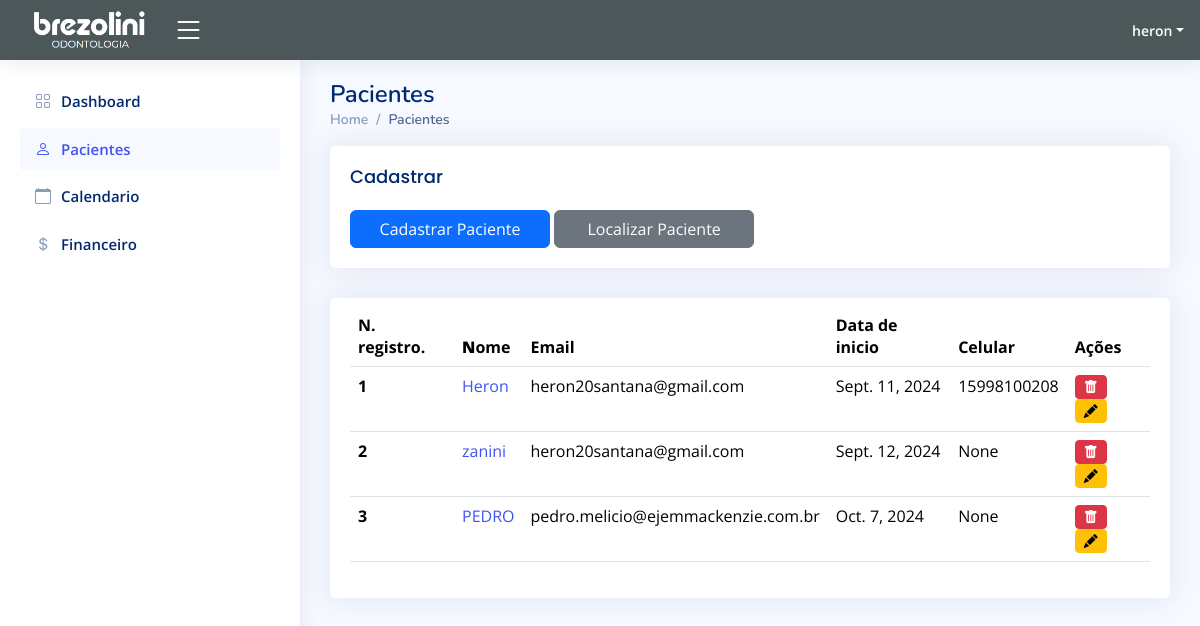
The app's page /pacientes (signed in), older data.
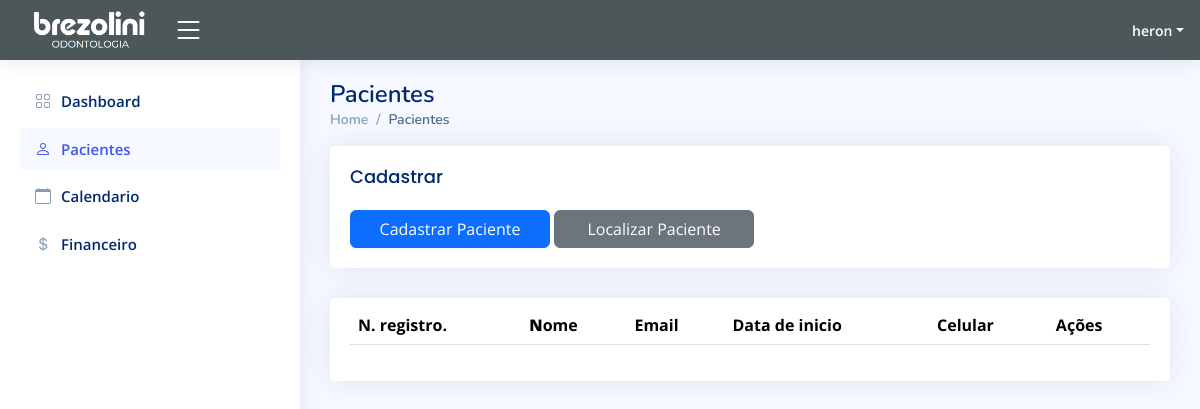
The same page, newer data.
### app/models.py (models this page shows, shortened)
class Paciente(models.Model):
    Nome = models.CharField(max_length=100, blank=False, null=True)
    Email = models.CharField(max_length=100, blank=False, null=True)
    Data_cadastro = models.DateField(blank=False, null=True)
    Data_Nascimento = models.DateField(blank=False, null=True)
    Estado_civil = models.CharField(max_length=100, blank=False, null=True)
    Grupo = models.CharField(max_length=100, blank=False, null=True)
    Situacao_atual = models.CharField(max_length=100, blank=False, null=True)
    observacoes= models.CharField(max_length=256, blank=False, null=True)
    genero = models.CharField(max_length=100, blank=False, null=True)
    celular = models.CharField(max_length=20, blank=False, null=True)
    clinica = models.CharField(max_length=100, blank=False, null=True)
    local_nascimento = models.CharField(max_length=100, blank=False, null=True)
    CPF = models.CharField(max_length=100, blank=False, null=True)
    RG = models.CharField(max_length=100, blank=False, null=True)
    Orgao_emissor = models.CharField(max_length=100, blank=False, null=True)
    Convenio = models.CharField(max_length=100, blank=False, null=True)
    Plano = models.CharField(max_length=100, blank=False, null=True)
    Data_adesao = models.DateField(blank=False, null=True)
    Nome_pai = models.CharField(max_length=100, blank=True, null=True)
    CPF_pai = models.CharField(max_length=100, blank=True, null=True)
    RG_pai = models.CharField(max_length=100, blank=True, null=True)
    Telefone_pai = models.CharField(max_length=100, blank=True, null=True)
    Nome_mae = models.CharField(max_length=100, blank=True, null=True)
    Cpf_mae = models.CharField(max_length=100, blank=True, null=True)
    Rg_mae = models.CharField(max_length=100, blank=True, null=True)
    Telefone_mae=models.CharField(max_length=100, blank=True, null=True)
    CEP=models.IntegerField(blank=False, null=True)
    Endereco = models.CharField(max_length=100, blank=False, null=True)
    Numero = models.IntegerField(blank=False, null=True)
    Complemento = models.CharField(max_length=100, blank=False, null=True)
    Bairro = models.CharField(max_length=100, blank=False, null=True)
    Cidade = models.CharField(max_length=100, blank=False, null=True)
    Estado = models.CharField(max_length=100, blank=False, null=True)

### app/views.py (the view)
# urls.py: path("pacientes", views.pacientes, name="pacientes"),
@login_required(login_url="/")
def pacientes(request):
    pacientes = Paciente.objects.all()
    return render(request, 'frontend/pacientes.html', {'pacientes': pacientes})

### app/templates/frontend/pacientes.html (shortened to what this page needs)
<html lang="en">
{% load static %}
<head>
  <link href="{% static "vendor/bootstrap/css/bootstrap.min.css" %}" rel="stylesheet">
  <link href="{% static "vendor/bootstrap-icons/bootstrap-icons.css" %}" rel="stylesheet">
  <link href="{% static "vendor/boxicons/css/boxicons.min.css" %}" rel="stylesheet">
  <link href="{% static "vendor/quill/quill.snow.css" %}" rel="stylesheet">
  <link href="{% static "vendor/quill/quill.bubble.css" %}" rel="stylesheet">
  <link href="{% static "vendor/remixicon/remixicon.css" %}" rel="stylesheet">
  <link href="{% static "vendor/simple-datatables/style.css" %}" rel="stylesheet">
  <link href="{% static "css/style.css" %}" rel="stylesheet">
</head>
<body>
  <header id="header" class="header fixed-top d-flex align-items-center" style="background-color:rgb(76, 87, 90);">
    <div class="d-flex align-items-center justify-content-between" >
      <a href="index" class="d-flex align-items-center">
        <img src="{% static "img/brezoliniodontologia.PNG" %}" height="50px">
      </a>
      <i class="bi bi-list toggle-sidebar-btn"></i>
    </div>
    <nav class="header-nav ms-auto">
      <ul class="d-flex align-items-center">
        <li class="nav-item dropdown pe-3">
          <a class="nav-link nav-profile d-flex align-items-center pe-0" href="#" data-bs-toggle="dropdown">
            <span class="d-none d-md-block dropdown-toggle ps-2" style="color: white;">{{ user.username }}</span>
          </a>
        </li>
      </ul>
    </nav>
  </header>
  <aside id="sidebar" class="sidebar">
    <ul class="sidebar-nav" id="sidebar-nav">
      <li class="nav-item ">
        <a class="nav-link collapsed" href="index">
          <i class="bi bi-grid"></i>
          <span>Dashboard</span>
        </a>
      </li>
      <li class="nav-item">
        <a class="nav-link " href="pacientes">
          <i class="bi bi-person"></i>
          <span>Pacientes</span>
        </a>
      </li>
      <li class="nav-item">
        <a class="nav-link collapsed" href="calendario">
          <i class="bi bi-calendar"></i>
          <span>Calendario</span>
        </a>
      </li>
      <li class="nav-item">
        <a class="nav-link collapsed" href="financeiro">
          <i class="bi bi-currency-dollar"></i>
          <span>Financeiro</span>
        </a>
      </li>
    </ul>
  </aside>
  <main id="main" class="main">
    <div class="pagetitle">
      <h1>Pacientes</h1>
      <nav>
        <ol class="breadcrumb">
          <li class="breadcrumb-item"><a href="index">Home</a></li>
          <li class="breadcrumb-item active">Pacientes</li>
        </ol>
      </nav>
    </div>
    <section class="section">
        <div class="row">
          <div class="col-lg-12">
            <div class="card">
                <div class="card-body">
                <h5 class="card-title">Cadastrar</h5>
                <a href="cadastrar_paciente"> <button type="button" class="btn btn-primary w-25">Cadastrar Paciente</button></a>
                <button type="button" class="btn btn-secondary w-25">Localizar Paciente</button>
            </div>
            </div>
            <div class="card">
              <div class="card-body">
                <table class="table datatable">
                  <thead>
                    <tr>
                      <th>N. registro.</th>
                      <th>
                        <b>N</b>ome
                      </th>
                      <th>Email</th>
                      <th data-type="date" data-format="YYYY/DD/MM">Data de inicio</th>
                      <th>Celular</th>
                      <th>Ações</th>
                    </tr>
                  </thead>
                  <tbody>
                    {% for paciente in pacientes %}
                    <tr>
                        <th scope="row">{{ paciente.id }}</th>
                        <td><a href="{% url 'pagina_paciente' paciente_id=paciente.id %}">{{ paciente.Nome }}</a></td>
                        <td>
                          {{ paciente.Email }}
                        </td>
                        <td>
                          {{ paciente.Data_cadastro }}
                        </td>
                        <td>{{ paciente.celular }}</td>
                        <td>
                            <a href="{% url 'delete_paciente' paciente_id=paciente.id %}" class="btn btn-danger btn-sm">
                                <i class="bi bi-trash-fill"></i>
                            </a>
                            <a href="{% url 'update_paciente' paciente_id=paciente.id %}" class="btn btn-warning btn-sm">
                              <i class="bi bi-pencil-fill"></i>
                          </a>
                        </td>
                    </tr>
                    {% endfor %}
                  </tbody>
                </table>
              </div>
            </div>
          </div>
        </div>
      </section>
  </main>
</body>
</html>

### app/static/css/style.css (style rules this page uses)
:root { scroll-behavior: smooth; }
body { font-family: "Open Sans", sans-serif; background: #f6f9ff; color: #444444; }
a { color: #4154f1; text-decoration: none; }
h1, h2, h3, h4, h5, h6 { font-family: "Nunito", sans-serif; }
#main { margin-top: 60px; padding: 20px 30px; transition: all 0.3s; }
.pagetitle { margin-bottom: 10px; }
.pagetitle h1 { font-size: 24px; margin-bottom: 0; font-weight: 600; color: #012970; }
.card { margin-bottom: 30px; border: none; border-radius: 5px; box-shadow: 0px 0 30px rgba(1, 41, 112, 0.1); }
.card-title { padding: 20px 0 15px 0; font-size: 18px; font-weight: 500; color: #012970; font-family: "Poppins", sans-serif; }
.card-body { padding: 0 20px 20px 20px; }
.breadcrumb { font-size: 14px; font-family: "Nunito", sans-serif; color: #899bbd; font-weight: 600; }
.breadcrumb a { color: #899bbd; transition: 0.3s; }
.breadcrumb .breadcrumb-item::before { color: #899bbd; }
.breadcrumb .active { color: #51678f; font-weight: 600; }
.header { transition: all 0.5s; z-index: 997; height: 60px; box-shadow: 0px 2px 20px rgba(1, 41, 112, 0.1); background-color: #fff; padding-left: 20px; }
.header .toggle-sidebar-btn { font-size: 32px; padding-left: 10px; cursor: pointer; color: #ffffff; }
.header-nav ul { list-style: none; }
.header-nav>ul { margin: 0; padding: 0; }
.header-nav .nav-profile { color: #012970; }
.header-nav .nav-profile span { font-size: 14px; font-weight: 600; }
.sidebar { position: fixed; top: 60px; left: 0; bottom: 0; width: 300px; z-index: 996; transition: all 0.3s; padding: 20px; overflow-y: auto; scrollbar-width: thin; scrollbar-color: #aab7cf transparent; box-shadow: 0px 0px 20px rgba(1, 41, 112, 0.1); background-color: #fff; }
@media (min-width: 1200px) { #main, #footer { margin-left: 300px; } }
.sidebar-nav { padding: 0; margin: 0; list-style: none; }
.sidebar-nav li { padding: 0; margin: 0; list-style: none; }
.sidebar-nav .nav-item { margin-bottom: 5px; }
.sidebar-nav .nav-link { display: flex; align-items: center; font-size: 15px; font-weight: 600; color: #4154f1; transition: 0.3; background: #f6f9ff; padding: 10px 15px; border-radius: 4px; }
.sidebar-nav .nav-link i { font-size: 16px; margin-right: 10px; color: #4154f1; }
.sidebar-nav .nav-link.collapsed { color: #012970; background: #fff; }
.sidebar-nav .nav-link.collapsed i { color: #899bbd; }

Row changes from the older to the newer data that the page shows:
removed Paciente: id "1", Nome "Heron", Email "heron20santana@gmail.com", Data_cadastro "Sept. 11, 2024", celular "15998100208"
removed Paciente: id "2", Nome "zanini", Email "heron20santana@gmail.com", Data_cadastro "Sept. 12, 2024", celular "None"
removed Paciente: id "3", Nome "PEDRO", Email "pedro.melicio@ejemmackenzie.com.br", Data_cadastro "Oct. 7, 2024", celular "None"
